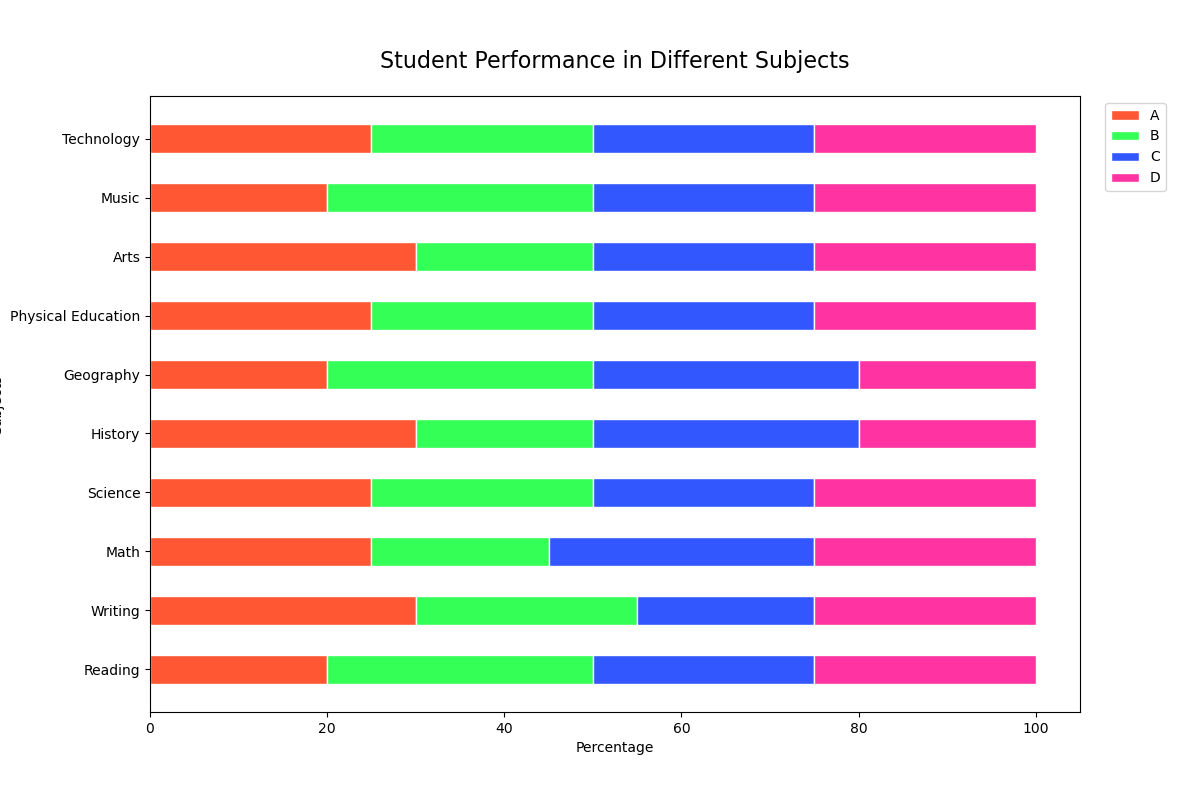

This chart was generated by the following Python code:

import matplotlib.pyplot as plt
import numpy as np

# Data
categories = ['Reading', 'Writing', 'Math', 'Science', 'History', 'Geography', 'Physical Education', 'Arts', 'Music', 'Technology']
A = [20, 30, 25, 25, 30, 20, 25, 30, 20, 25]
B = [30, 25, 20, 25, 20, 30, 25, 20, 30, 25]
C = [25, 20, 30, 25, 30, 30, 25, 25, 25, 25]
D = [25, 25, 25, 25, 20, 20, 25, 25, 25, 25]

# Colors
colors = ['#FF5733', '#33FF57', '#3357FF', '#FF33A1']

# Plotting
barWidth = 0.5
fig, ax = plt.subplots(figsize=(12, 8))

# Create stacked bar chart
bars1 = np.add(A, B).tolist()
bars2 = np.add(bars1, C).tolist()

ax.barh(categories, A, color=colors[0], edgecolor='white', height=barWidth, label='A')
ax.barh(categories, B, left=A, color=colors[1], edgecolor='white', height=barWidth, label='B')
ax.barh(categories, C, left=bars1, color=colors[2], edgecolor='white', height=barWidth, label='C')
ax.barh(categories, D, left=bars2, color=colors[3], edgecolor='white', height=barWidth, label='D')

# Add title and labels
ax.set_title('Student Performance in Different Subjects', fontsize=16, pad=20)
ax.set_xlabel('Percentage')
ax.set_ylabel('Subjects')

# Add legend
ax.legend(loc='upper right', bbox_to_anchor=(1.1, 1))

# Show plot
plt.show()
